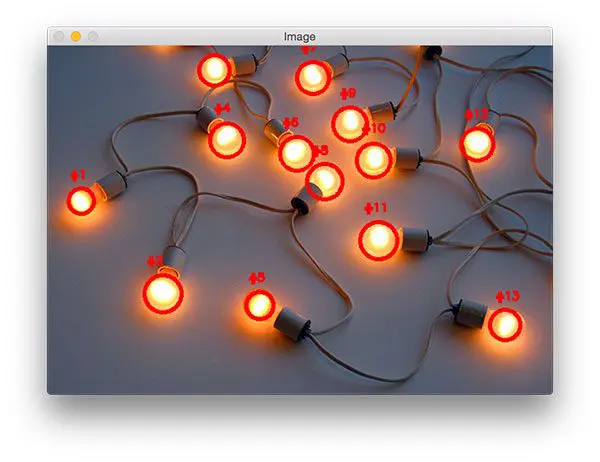
#> input picture image-sharpening/bulbs_in_image.webp, 600 x 462 px
$ jupyter execute detect_bright_spot_in_image.ipynb
#> lines starting #> are read from the running program, lines starting #| are printed output that depends on the picture; after the words box and inside, x2 and y2 are one past the last pixel; in counts of white or black regions, pixels touching at a corner belong together
[cell 1]
# ================================
# 🔷 INSTALL REQUIRED LIBRARIES
# ================================

# ================================
# 🔷 IMPORT LIBRARIES
# ================================
import cv2                      # OpenCV for image processing
import numpy as np              # Numerical operations
import imutils                  # Helper utilities
from imutils import contours    # For sorting contours
from skimage import measure     # Connected component analysis
from google.colab.patches import cv2_imshow  # Display images in Colab
from google.colab import files  # For uploading images

# ================================
# 🔷 UPLOAD IMAGE
# ================================
uploaded = files.upload()
#> the answer given: bulbs_in_image.webp

# Get uploaded file name
image_path = list(uploaded.keys())[0]

# ================================
# 🔷 LOAD & PREPROCESS IMAGE
# ================================
# Load image
image = cv2.imread(image_path)
#> image is the input picture: shape (462, 600, 3); mean B, G, R 143.7, 145, 162.7

# Convert to grayscale
gray = cv2.cvtColor(image, cv2.COLOR_BGR2GRAY)
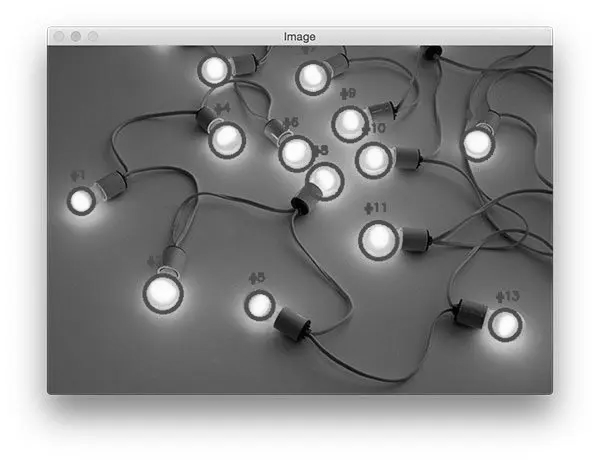
#> gray: shape (462, 600); min 0, max 255, mean 150.1

# Apply Gaussian Blur to reduce noise
blurred = cv2.GaussianBlur(gray, (11, 11), 0)
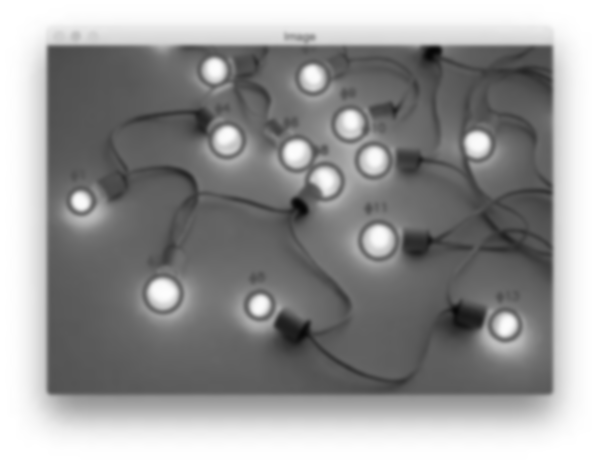
#> blurred: shape (462, 600); min 6, max 255, mean 150.1

# Show intermediate results
print("Grayscale Image:")
cv2_imshow(gray)

print("Blurred Image:")
cv2_imshow(blurred)

# ================================
# 🔷 THRESHOLDING (BRIGHT REGIONS)
# ================================
# Convert bright regions to white, rest to black
thresh = cv2.threshold(blurred, 200, 255, cv2.THRESH_BINARY)[1]
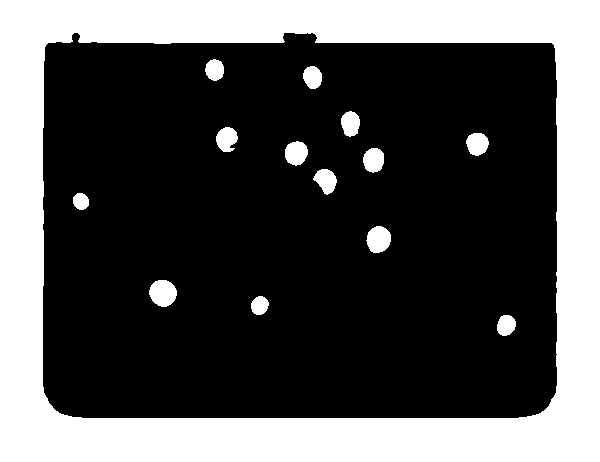
#> thresh: shape (462, 600); 32.5% white; 14 white regions, largest, box (x1, y1, x2, y2) and area: (0, 0, 600, 462) 85018, (149, 280, 177, 307) 581, (366, 226, 391, 253) 518

print("Thresholded Image:")
cv2_imshow(thresh)

# ================================
# 🔷 MORPHOLOGICAL OPERATIONS
# ================================
# Remove small noise (erosion)
thresh = cv2.erode(thresh, None, iterations=2)
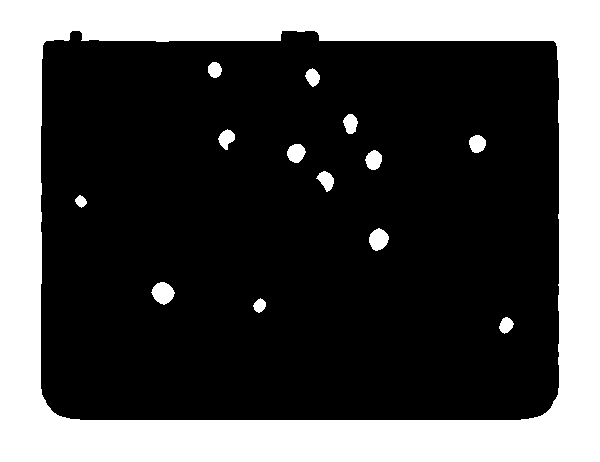
#> thresh: shape (462, 600); 30.4% white; 14 white regions, largest, box (x1, y1, x2, y2) and area: (0, 0, 600, 462) 81288, (151, 282, 175, 305) 377, (369, 228, 389, 251) 329

# Restore object size (dilation)
thresh = cv2.dilate(thresh, None, iterations=4)
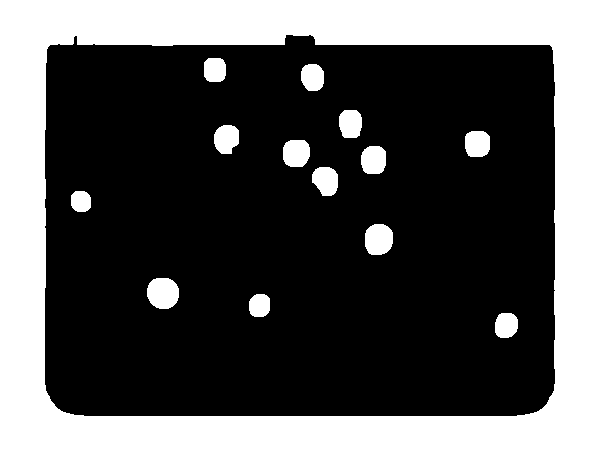
#> thresh: shape (462, 600); 34.7% white; 14 white regions, largest, box (x1, y1, x2, y2) and area: (0, 0, 600, 462) 88668, (147, 278, 179, 309) 817, (365, 224, 393, 255) 737

print("After Noise Removal:")
cv2_imshow(thresh)

# ================================
# 🔷 CONNECTED COMPONENT ANALYSIS
# ================================
# Label connected regions (blobs)
labels = measure.label(thresh, connectivity=2, background=0)
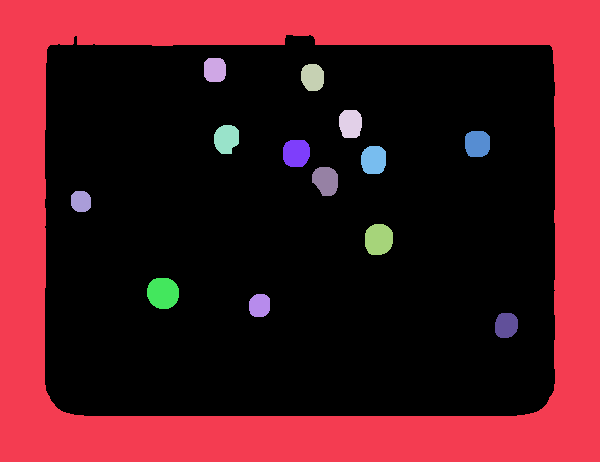
#> labels: shape (462, 600) int64; 15 distinct labels, from 0 to 14; one colour per label, 0 black

# Create mask to store only large blobs
mask = np.zeros(thresh.shape, dtype="uint8")

# Loop through all detected components
for label in np.unique(labels):

    # Ignore background
    if label == 0:
        continue

    # Create mask for current component
    labelMask = np.zeros(thresh.shape, dtype="uint8")
    labelMask[labels == label] = 255

    # Count pixels in component
    numPixels = cv2.countNonZero(labelMask)

    # Keep only large components
    if numPixels > 300:
        mask = cv2.add(mask, labelMask)
#> this loop made 15 passes
#> numPixels on passes 2 to 13: 88668, 478, 525, 561, 587, 581, 636, 611, 600, 365, 737, 817
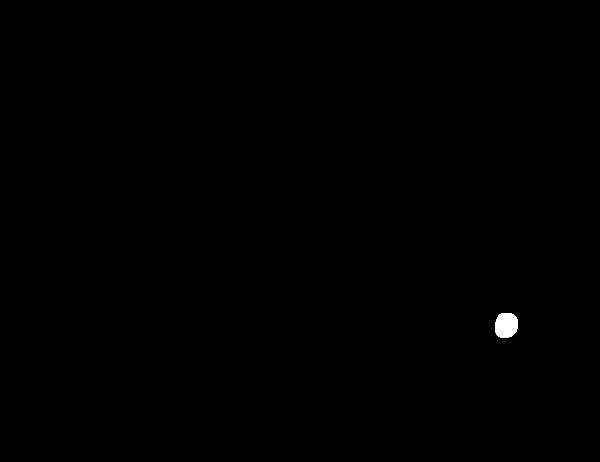
#> labelMask: shape (462, 600); 0.18% white; 1 white region

print("Filtered Bright Regions:")
cv2_imshow(mask)

# ================================
# 🔷 FIND CONTOURS & DRAW OUTPUT
# ================================
# Detect contours
cnts = cv2.findContours(mask.copy(), cv2.RETR_EXTERNAL,
                        cv2.CHAIN_APPROX_SIMPLE)
#> cnts = 1 contour; box (x1, y1, x2, y2) and area: (0, 0, 600, 462) 276139

# Handle OpenCV version differences
cnts = imutils.grab_contours(cnts)
#> cnts = [[[0, 0], [0, 461], [599, 461], [599, 0]]]

# Sort contours from left to right
cnts = contours.sort_contours(cnts)[0]
#> cnts = ([[0, 0], [0, 461], [599, 461], [599, 0]],)

# Loop through contours and draw results
for (i, c) in enumerate(cnts):

    # Compute minimum enclosing circle
    ((cX, cY), radius) = cv2.minEnclosingCircle(c)

    # Draw circle around bright spot
    cv2.circle(image, (int(cX), int(cY)), int(radius),
               (0, 0, 255), 3)

    # Label each detected spot
    cv2.putText(image, f"#{i+1}",
                (int(cX) - 10, int(cY) - 10),
                cv2.FONT_HERSHEY_SIMPLEX,
                0.6, (0, 0, 255), 2)
#> this loop made 1 pass
#> (c, cX, cY, radius) on pass 1: ([[0, 0], [0, 461], [599, 461], [599, 0]], 299.5, 230.5, 377.9)
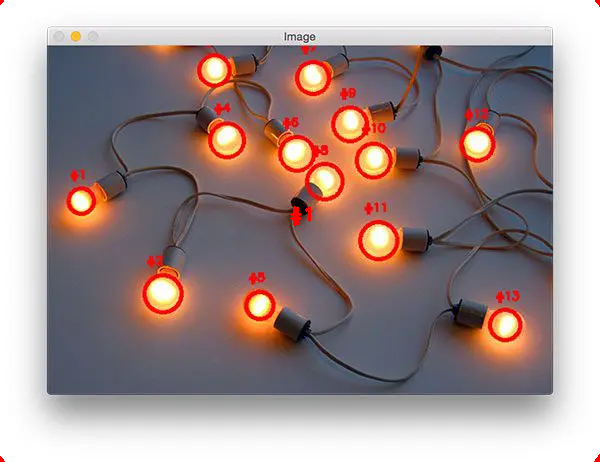
#> image: shape (462, 600, 3); 0.1% of pixels changed, all inside (x1, y1, x2, y2) = (0, 0, 600, 462)

# ================================
# 🔷 FINAL OUTPUT
# ================================
print("Final Output (Detected Bright Spots):")
cv2_imshow(image)
